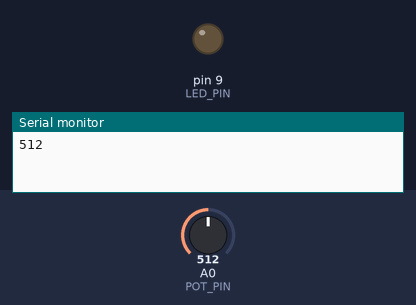
Recording of a sketch running on a simulated Arduino Uno, built with avr-gcc and run on an emulated ATmega328P. Shown: output pins drawn as LEDs (lit = HIGH), the last lines printed to the serial monitor. The inputs (shaded band) are chosen by the test bench; at power-on: A0 (POT_PIN) = 512.

Above: at 0.6 s.
At 2.06 s:
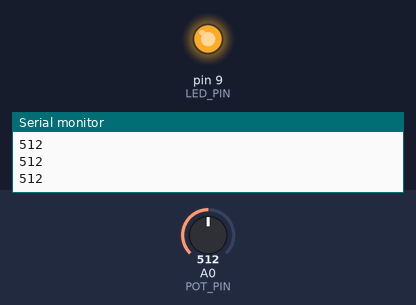
Timing chart, 0 to 3.0 s (numbered marks = the images above):
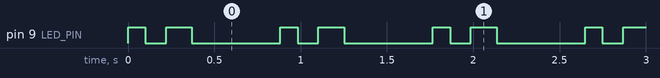

The sketch:

04-pot-heartbeat.ino
```cpp
const int LED_PIN = 9;
const int POT_PIN = A0;

void setup() {
  pinMode(LED_PIN, OUTPUT);
  Serial.begin(9600);
}

void loop() {
  int pause = analogRead(POT_PIN);
  Serial.println(pause);
  digitalWrite(LED_PIN, HIGH);
  delay(100);
  digitalWrite(LED_PIN, LOW);
  delay(120);
  digitalWrite(LED_PIN, HIGH);
  delay(150);
  digitalWrite(LED_PIN, LOW);
  delay(pause);
}
```

Measured:
- by itself, pin 9 (LED_PIN): repeats every 0.88 s: LOW 0.12 s, HIGH 0.15 s, LOW 0.51 s, HIGH 0.10 s
- by itself, everything shown: repeats every 0.88 s, in 4 steps
